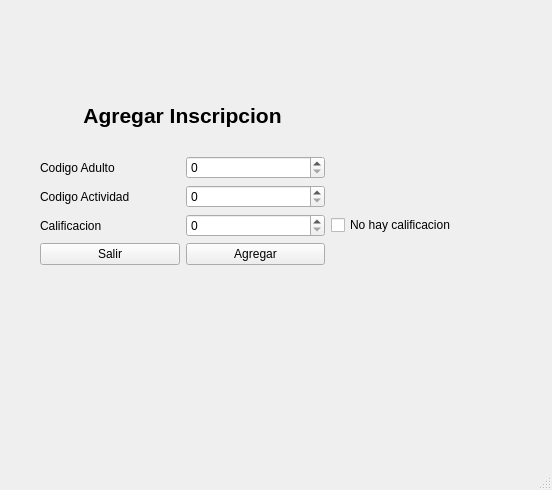
<?xml version="1.0" encoding="UTF-8"?>
<ui version="4.0">
 <class>AgregarInscripciones</class>
 <widget class="QMainWindow" name="AgregarInscripciones">
  <property name="geometry">
   <rect>
    <x>0</x>
    <y>0</y>
    <width>552</width>
    <height>490</height>
   </rect>
  </property>
  <property name="windowTitle">
   <string>MainWindow</string>
  </property>
  <widget class="QWidget" name="centralwidget">
   <widget class="QWidget" name="layoutWidget">
    <property name="geometry">
     <rect>
      <x>40</x>
      <y>80</y>
      <width>431</width>
      <height>185</height>
     </rect>
    </property>
    <layout class="QGridLayout" name="gridLayout">
     <item row="5" column="0">
      <widget class="QPushButton" name="PBSalir">
       <property name="text">
        <string>Salir</string>
       </property>
      </widget>
     </item>
     <item row="3" column="1">
      <widget class="QSpinBox" name="CodigoACtividad">
       <property name="maximum">
        <number>999999999</number>
       </property>
      </widget>
     </item>
     <item row="2" column="1">
      <widget class="QSpinBox" name="CodigoAdulto">
       <property name="maximum">
        <number>999999999</number>
       </property>
      </widget>
     </item>
     <item row="5" column="1">
      <widget class="QPushButton" name="PBAgregar">
       <property name="text">
        <string>Agregar</string>
       </property>
      </widget>
     </item>
     <item row="4" column="1">
      <widget class="QSpinBox" name="Calificacion">
       <property name="maximum">
        <number>10</number>
       </property>
      </widget>
     </item>
     <item row="0" column="0" colspan="2">
      <widget class="QLabel" name="LTitulo">
       <property name="minimumSize">
        <size>
         <width>100</width>
         <height>0</height>
        </size>
       </property>
       <property name="font">
        <font>
         <pointsize>16</pointsize>
         <weight>75</weight>
         <bold>true</bold>
        </font>
       </property>
       <property name="text">
        <string>Agregar Inscripcion</string>
       </property>
       <property name="alignment">
        <set>Qt::AlignCenter</set>
       </property>
      </widget>
     </item>
     <item row="2" column="0">
      <widget class="QLabel" name="label_2">
       <property name="styleSheet">
        <string notr="true">font: 75 12pt &quot;MS Shell Dlg 2&quot;;</string>
       </property>
       <property name="text">
        <string>Codigo Adulto</string>
       </property>
      </widget>
     </item>
     <item row="3" column="0">
      <widget class="QLabel" name="label_3">
       <property name="styleSheet">
        <string notr="true">font: 75 12pt &quot;MS Shell Dlg 2&quot;;</string>
       </property>
       <property name="text">
        <string>Codigo Actividad</string>
       </property>
      </widget>
     </item>
     <item row="4" column="0">
      <widget class="QLabel" name="label_4">
       <property name="styleSheet">
        <string notr="true">font: 75 12pt &quot;MS Shell Dlg 2&quot;;</string>
       </property>
       <property name="text">
        <string>Calificacion</string>
       </property>
      </widget>
     </item>
     <item row="4" column="2">
      <widget class="QCheckBox" name="CBCali">
       <property name="text">
        <string>No hay calificacion</string>
       </property>
      </widget>
     </item>
    </layout>
   </widget>
  </widget>
  <widget class="QStatusBar" name="statusbar"/>
 </widget>
 <resources/>
 <connections/>
</ui>
